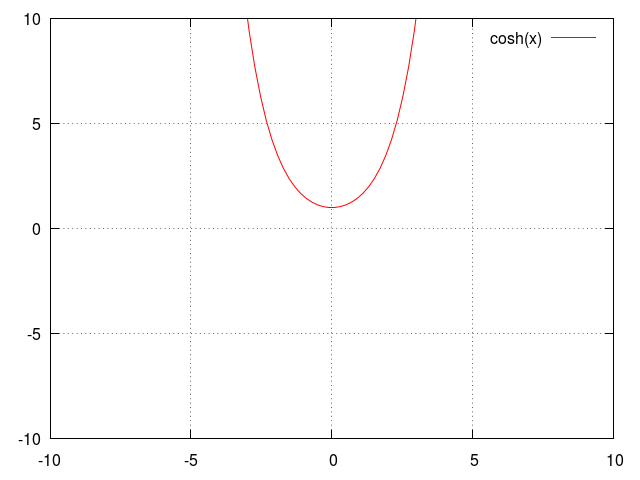

Recreate this plot in gnuplot.
load "lib_common.plt"
set xrange [-10:10]
set yrange [-10:10]
plot cosh(x)
